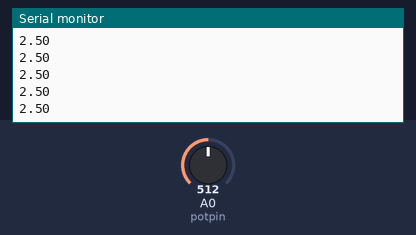
Bench run of a sketch on a simulated Arduino Uno, built with avr-gcc and run on an emulated ATmega328P. On the bench: the last lines printed to the serial monitor. The inputs (shaded band) are chosen by the test bench; at power-on: A0 (potpin) = 512.

Above: at 1.2 s.
1.3 s: A0 (potpin) set to 716
At 2.0 s:
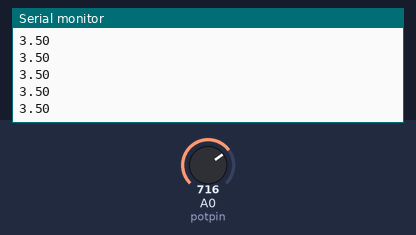
2.8 s: A0 (potpin) set to 900
At 3.4 s:
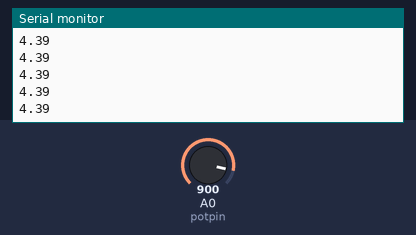
Timing chart, 0 to 5.8 s (numbered marks = the images above; inputs shaded):
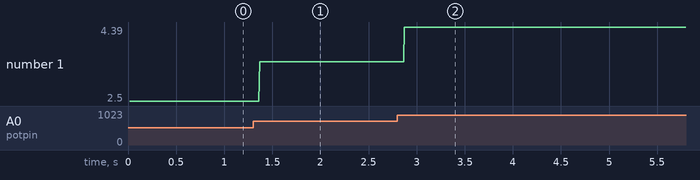

The sketch:

potansiyometre.ino
```cpp
#define potpin A0
int deger = 0;
void setup() {
  // put your setup code here, to run once:
  Serial.begin(9600);
  Serial.println("pot değer okuma ");
}

void loop() {

  deger = analogRead(potpin);
  float gerilim = (5.00/1024.00) *deger;
  Serial.println(gerilim);
  // put your main code here, to run repeatedly:

}
```

Measured:
- after the input at 1.3 s, the serial monitor: prints a new line after 0.07 s (image 1)
- after the input at 2.8 s, the serial monitor: prints a new line after 0.07 s (image 2)
- plotted number 1: 2.5 → 3.5 after the input at 1.3 s, 3.5 → 4.3 after the input at 2.8 s
